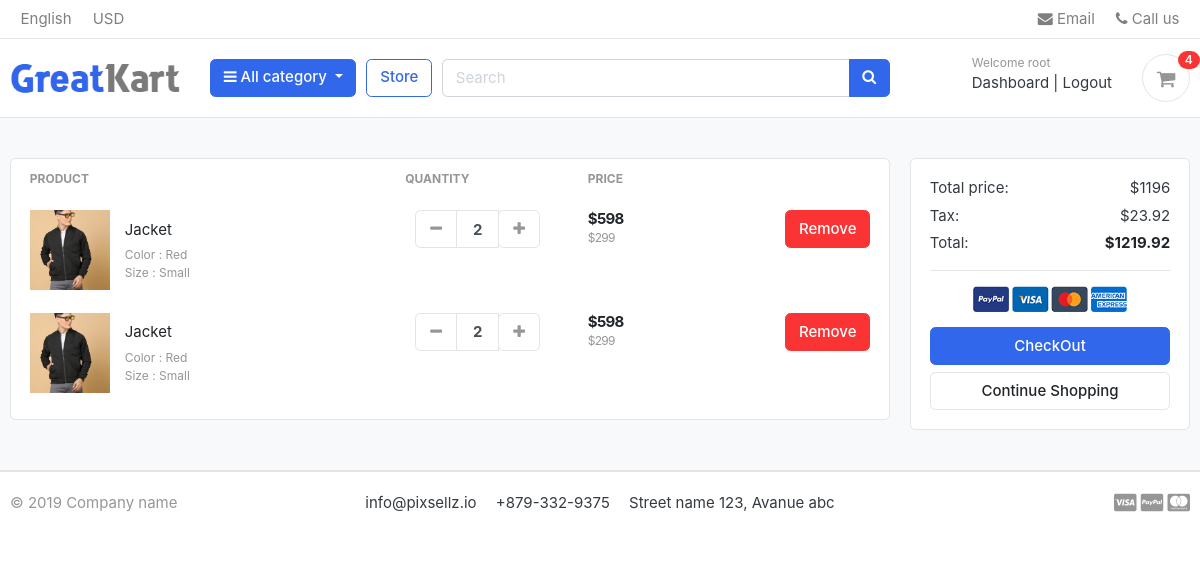
/cart/ (signed in), run on an earlier commit of the app's database.
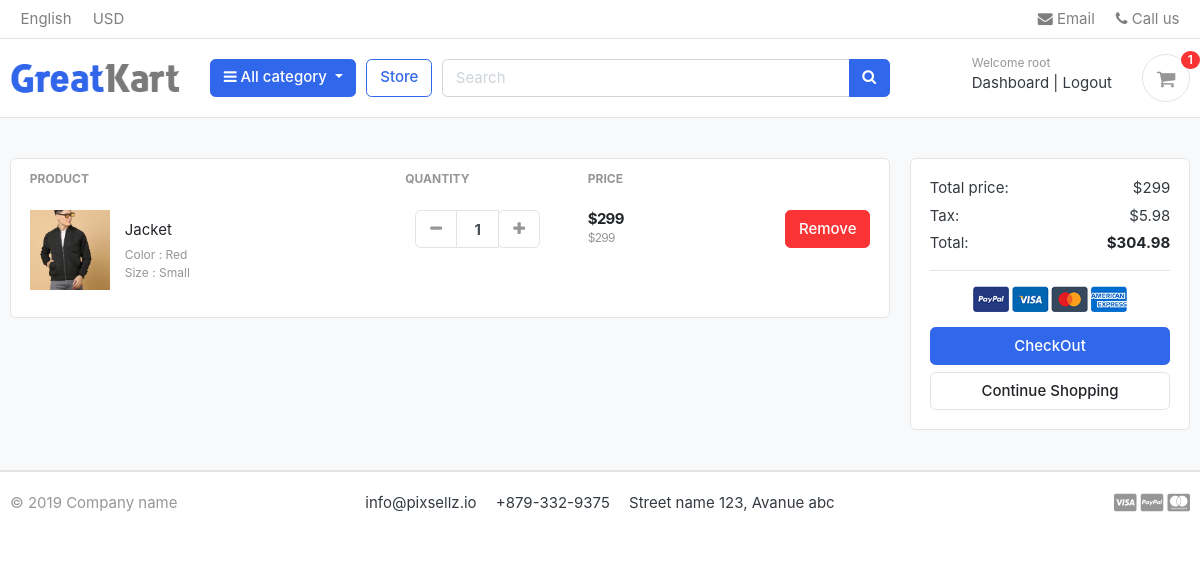
And on a later commit of the database.
### accounts/models.py (models this page shows, shortened)
class Account(AbstractBaseUser):
    first_name   = models.CharField(max_length=100)
    last_name    = models.CharField(max_length=100)
    username     = models.CharField(max_length=100, unique=True)
    phone_number = models.CharField(max_length=50)
    email        = models.EmailField(max_length=100, unique=True)
    date_joined   = models.DateTimeField(auto_now_add=True)
    last_login    = models.DateTimeField(auto_now_add=True)
    is_admin      = models.BooleanField(default=False)
    is_staff      = models.BooleanField(default=False)
    is_active     = models.BooleanField(default=False)
    is_superadmin = models.BooleanField(default=False)
    USERNAME_FIELD  = 'email'
    REQUIRED_FIELDS = ['username', 'first_name', 'last_name']
    objects = MyAccountManager()

### carts/models.py (models this page shows, shortened)
class CartItem(models.Model):
    user        = models.ForeignKey(Account, on_delete=models.CASCADE, null=True)
    product     = models.ForeignKey(Product, on_delete=models.CASCADE)
    variations  = models.ManyToManyField(Variation, blank=True)
    cart        = models.ForeignKey(Cart, on_delete=models.CASCADE, null=True)
    quantity    = models.IntegerField()
    is_active   = models.BooleanField(default=True)
    def sub_total(self):
        return self.product.price * self.quantity

### store/models.py (models this page shows, shortened)
class Product(models.Model):
    product_name    = models.CharField(max_length=100, unique=True)
    description     = models.TextField(max_length=500, blank=True)
    slug            = models.SlugField(max_length=100, unique=True)
    price           = models.IntegerField()
    images          = models.ImageField(upload_to='products')
    stock           = models.IntegerField()
    is_available    = models.BooleanField(default=True)
    category        = models.ForeignKey(Category, on_delete=models.CASCADE)
    created_date    = models.DateTimeField(auto_now_add=True)
    modified_date   = models.DateTimeField(auto_now=True)
    def get_url(self):
        return reverse('product_detail', args=[self.category.slug, self.slug])

class Variation(models.Model):
    product             = models.ForeignKey(Product, on_delete=models.CASCADE)
    variation_category  = models.CharField(max_length=50, choices=variation_category_choice)
    variation_value     = models.CharField(max_length=100)
    is_active           = models.BooleanField(default=True)
    created_date        = models.DateTimeField(auto_now=True)
    objects = VariationManager()

### carts/views.py (the view)
# urls.py: path('', views.cart, name='cart'),
def cart(request, total=0, quantity=0, cart_items=None):
    try:
        tax = 0
        grand_total = 0
        if request.user.is_authenticated:
            cart_items = CartItem.objects.filter(user=request.user, is_active=True)
        else:
            cart = Cart.objects.get(cart_id = _cart_id(request))
            cart_items = CartItem.objects.filter(cart=cart, is_active=True)
        for cart_item in cart_items:
            total += (cart_item.product.price * cart_item.quantity)
            quantity += cart_item.quantity
        tax = (2 * total)/100
        grand_total = total + tax
    except ObjectDoesNotExist:
        pass
    context = {
         'total'       : total,
         'quantity'    : quantity,
         'cart_items'  : cart_items,
         'tax'         : tax,
         'grand_total' : grand_total,
     }
    return render(request,'store/cart.html',context)

### templates/store/cart.html (shortened to what this page needs)
{% extends 'base.html' %}
{% load static %}
{% block content %}
<section class="section-content padding-y bg">
    <div class="container">
    {% if not cart_items %}
        <h1 class="text text-center">Your Shoping Cart Is Empty</h1>
        <br>
        <div class="text-center">
            <a href="{% url 'store' %}" class="btn btn-primary"> Continue Shoping </a>
        </div>
    {% else %}
    <div class="row">
        <aside class="col-lg-9">
    <div class="card">
    <table class="table table-borderless table-shopping-cart">
    <thead class="text-muted">
    <tr class="small text-uppercase">
      <th scope="col">Product</th>
      <th scope="col" width="120">Quantity</th>
      <th scope="col" width="120">Price</th>
      <th scope="col" class="text-right" width="200"> </th>
    </tr>
    </thead>
    <tbody>
    {% for cart_item in cart_items %}
    <tr>
        <td>
            <figure class="itemside align-items-center">
                <div class="aside"><img src="{{ cart_item.product.images.url }}" class="img-sm"></div>
                <figcaption class="info">
                    <a href="{{ cart_item.product.get_url }}" class="title text-dark">{{ cart_item.product.product_name }}</a>
                    <p class="text-muted small">
                        {% if cart_item.variations.all %}
                            {% for item in cart_item.variations.all %}
                                {{ item.variation_category | capfirst }} :
                                {{ item.variation_value | capfirst }} <br>
                            {% endfor %}
                        {% endif %}
                    </p>
                </figcaption>
            </figure>
        </td>
        <td>
                        <div class="col">
                            <div class="input-group input-spinner">
                                <div class="input-group-prepend">
                                <a href="{% url 'remove_cart' cart_item.product.id cart_item.id %}" class="btn btn-light" type="button" id="button-plus"> <i class="fa fa-minus"></i> </a>
                                </div>
                                <input type="text" class="form-control"  value="{{ cart_item.quantity }}">
                                <div class="input-group-append">
                                    <form action="{% url 'add_cart' cart_item.product.id %}" method="POST">
                                        <button class="btn btn-light" type="submit" id="button-minus"> <i class="fa fa-plus"></i> </button>
                                    </form>
                                </div>
                            </div>
                        </div>
        </td>
        <td>
            <div class="price-wrap">
                <var class="price">${{ cart_item.sub_total}}</var>
                <small class="text-muted"> ${{ cart_item.product.price }} </small>
            </div>
        </td>
        <td class="text-right">
        <a href="{% url 'remove_cart_item' cart_item.product.id cart_item.id %}" onclick = "return confirm('Are you sure want to delete?')" class="btn btn-danger"> Remove</a>
        </td>
    </tr>
    {% endfor %}
    </tbody>
    </table>
    </div>
        </aside>
        <aside class="col-lg-3">
            <div class="card">
            <div class="card-body">
                <dl class="dlist-align">
                  <dt>Total price:</dt>
                  <dd class="text-right">${{ total }}</dd>
                </dl>
                <dl class="dlist-align">
                  <dt>Tax:</dt>
                  <dd class="text-right"> ${{ tax }}</dd>
                </dl>
                <dl class="dlist-align">
                  <dt>Total:</dt>
                  <dd class="text-right text-dark b"><strong>${{ grand_total }}</strong></dd>
                </dl>
                <hr>
                <p class="text-center mb-3">
                    <img src="./images/misc/payments.png" height="26">
                </p>
                <a href="{% url 'checkout' %}" class="btn btn-primary btn-block"> CheckOut </a>
                <a href="{% url 'store' %}" class="btn btn-light btn-block">Continue Shopping</a>
            </div>
            </div>
    </aside>
    </div>
    {% endif %}
    </div>
    </section>
{% endblock  %}

### templates/base.html (shortened to what this page needs)
{% load static %}
<!DOCTYPE HTML>
<html lang="en">
<head>
<link href="{% static 'css/bootstrap.css' %}" rel="stylesheet" type="text/css"/>
<link href="{% static 'fonts/fontawesome/css/all.min.css' %}" type="text/css" rel="stylesheet">
<link href="{% static 'css/ui.css' %}" rel="stylesheet" type="text/css"/>
<link href="{% static 'css/responsive.css' %}" rel="stylesheet" media="only screen and (max-width: 1200px)" />
<link href="{% static 'css/custom.css' %}" rel="stylesheet" type="text/css"/>
<link rel="stylesheet" href="https://cdnjs.cloudflare.com/ajax/libs/font-awesome/4.7.0/css/font-awesome.min.css">
</head>
<body>
{% include 'includes/navbar.html' %}
{%block content%}
{%endblock%}
{%include 'includes/footer.html' %}

### templates/includes/navbar.html (shortened to what this page needs)
{%load static%}
<header class="section-header">
    <nav class="navbar p-md-0 navbar-expand-sm navbar-light border-bottom">
    <div class="container">
      <div class="collapse navbar-collapse" id="navbarTop4">
        <ul class="navbar-nav mr-auto">
            <li class="nav-item dropdown">
                 <a href="#" class="nav-link">   English </a>
            </li>
            <li class="nav-item dropdown">
                <a href="#" class="nav-link"> USD </a>
            </li>
        </ul>
        <ul class="navbar-nav">
            <li><a href="#" class="nav-link"> <i class="fa fa-envelope"></i> Email </a></li>
            <li><a href="#" class="nav-link"> <i class="fa fa-phone"></i> Call us </a></li>
        </ul>
      </div>
    </div>
    </nav>
    <section class="header-main border-bottom">
        <div class="container">
    <div class="row align-items-center">
        <div class="col-lg-2 col-md-3 col-6">
            <a href="{% url 'home' %}" class="brand-wrap">
                <img class="logo"  src="{% static './images/logo.png' %}">
            </a>
        </div>
        <div class="col-lg col-sm col-md col-6 flex-grow-0">
            <div class="category-wrap dropdown d-inline-block float-right">
                <button type="button" class="btn btn-primary dropdown-toggle" data-toggle="dropdown">
                    <i class="fa fa-bars"></i> All category
                </button>
            </div>
        </div>
        <a href="{% url 'store' %}" class="btn btn-outline-primary">Store</a>
        <div class="col-lg  col-md-6 col-sm-12 col">
            <form action="{% url 'search' %}" class="search" method="GET">
                <div class="input-group w-100">
                    <input type="text" class="form-control" style="width:60%;" placeholder="Search" name="keyword">
                    <div class="input-group-append">
                      <button class="btn btn-primary" type="submit">
                        <i class="fa fa-search"></i>
                      </button>
                    </div>
                </div>
            </form>
        </div>
        <div class="col-lg-3 col-sm-6 col-8 order-2 order-lg-3">
                    <div class="d-flex justify-content-end mb-3 mb-lg-0">
                        {% if user.id is None %}
                            <div class="widget-header">
                                <small class="title text-muted">Welcome guest!</small>
                                <div>
                                    <a href="{% url 'login' %}">Sign in</a> <span class="dark-transp"> | </span>
                                    <a href="./register.html"> Register</a>
                                </div>
                            </div>
                        {% else %}
                            <div class="widget-header">
                                <small class="title text-muted">Welcome {{user.first_name}}</small>
                                <div>
                                    <a href="{% url 'dashboard' %}">Dashboard</a> <span class="dark-transp"> | </span>
                                    <a href="{% url 'logout' %}">Logout</a>
                                </div>
                            </div>
                        {% endif %}
                        <a href="{% url 'cart' %}" class="widget-header pl-3 ml-3">
                            <div class="icon icon-sm rounded-circle border"><i class="fa fa-shopping-cart"></i></div>
                            <span class="badge badge-pill badge-danger notify">{{ cart_count }}</span>
                        </a>
                    </div>
                </div>
    </div>
        </div>
    </section>
    </header>

### templates/includes/footer.html
{%load static%}
<footer class="section-footer border-top">
	<div class="container">
		<section class="footer-bottom border-top row">
			<div class="col-md-2">
				<p class="text-muted"> &copy 2019 Company name </p>
			</div>
			<div class="col-md-8 text-md-center">
				<span  class="px-2">info@pixsellz.io</span>
				<span  class="px-2">+879-332-9375</span>
				<span  class="px-2">Street name 123, Avanue abc</span>
			</div>
			<div class="col-md-2 text-md-right text-muted">
				<i class="fab fa-lg fa-cc-visa"></i>
				<i class="fab fa-lg fa-cc-paypal"></i>
				<i class="fab fa-lg fa-cc-mastercard"></i>
			</div>
		</section>
	</div>
</footer>

What changed in the data, as far as the page shows it:
removed CartItem: product.images (picture), product.product_name "Jacket", quantity "2", sub_total "598", product.price "299", Variation (variation_category "Color", variation_value "Red"), Variation (variation_category "Size", variation_value "Small")
removed CartItem: product.images (picture), product.product_name "Jacket", quantity "2", sub_total "598", product.price "299", Variation (variation_category "Color", variation_value "Red"), Variation (variation_category "Size", variation_value "Small")
added CartItem: product.images (picture), product.product_name "Jacket", quantity "1", sub_total "299", product.price "299", Variation (variation_category "Color", variation_value "Red"), Variation (variation_category "Size", variation_value "Small")
Also different on the page:
{{ cart_count }}: "4" → "1"
{{ total }}: "1196" → "299"
{{ tax }}: "23.92" → "5.98"
{{ grand_total }}: "1219.92" → "304.98"
